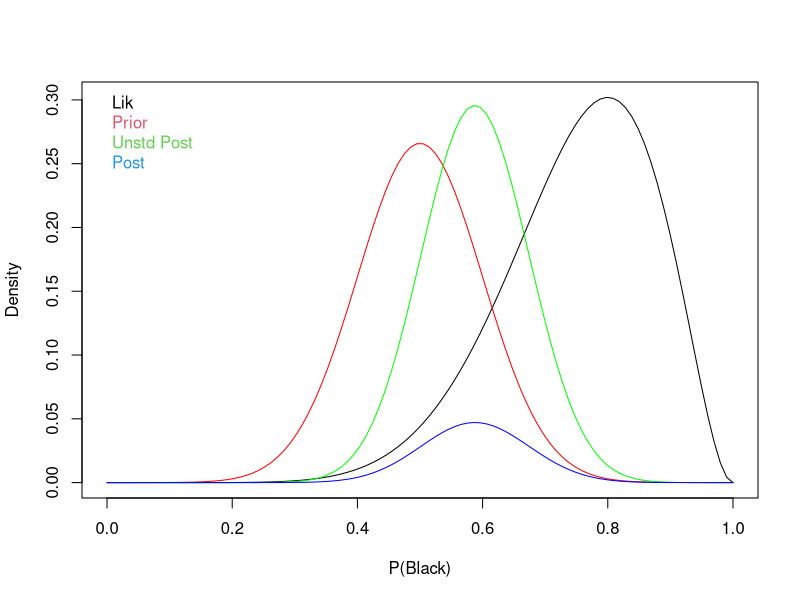

The R script that drew this image:

rangeP <- seq(0, 1, length.out = 100)

plot(rangeP, dbinom(x = 8, prob = rangeP, size = 10),
     type = "l", xlab = "P(Black)", ylab = "Density")


lines(rangeP, dnorm(x = rangeP, mean = .5, sd = .1) / 15,
      col = "red")


lik <- dbinom(x = 8, prob = rangeP, size = 10)
prior <- dnorm(x = rangeP, mean = .5, sd = .1)
lines(rangeP, lik * prior, col = "green")


unstdPost <- lik * prior
stdPost <- unstdPost / sum(unstdPost)
lines(rangeP, stdPost, col = "blue")
legend("topleft", legend = c("Lik", "Prior", "Unstd Post", "Post"),
       text.col = 1:4, bty = "n")